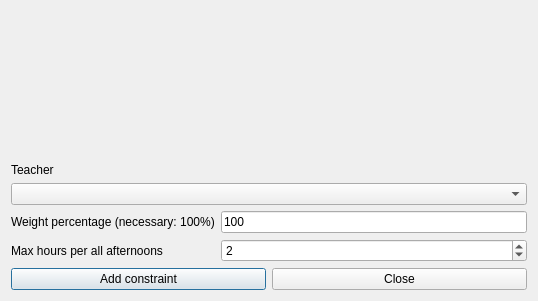
<?xml version="1.0" encoding="UTF-8"?>
<ui version="4.0">
 <class>AddConstraintTeacherMaxHoursPerAllAfternoonsForm_template</class>
 <widget class="QDialog" name="AddConstraintTeacherMaxHoursPerAllAfternoonsForm_template">
  <property name="geometry">
   <rect>
    <x>0</x>
    <y>0</y>
    <width>538</width>
    <height>301</height>
   </rect>
  </property>
  <property name="windowTitle">
   <string extracomment="This is the title of the dialog to add a new constraint of this type">Add teacher max hours per all afternoons</string>
  </property>
  <layout class="QGridLayout" name="gridLayout">
   <item row="4" column="0">
    <widget class="QLabel" name="maxHoursTextLabel">
     <property name="frameShape">
      <enum>QFrame::NoFrame</enum>
     </property>
     <property name="frameShadow">
      <enum>QFrame::Plain</enum>
     </property>
     <property name="text">
      <string>Max hours per all afternoons</string>
     </property>
     <property name="wordWrap">
      <bool>false</bool>
     </property>
    </widget>
   </item>
   <item row="5" column="0" colspan="3">
    <layout class="QHBoxLayout" name="horizontalLayout">
     <item>
      <widget class="QPushButton" name="addConstraintPushButton">
       <property name="text">
        <string>Add constraint</string>
       </property>
      </widget>
     </item>
     <item>
      <widget class="QPushButton" name="closePushButton">
       <property name="text">
        <string>Close</string>
       </property>
      </widget>
     </item>
    </layout>
   </item>
   <item row="0" column="0" colspan="3">
    <spacer name="verticalSpacer">
     <property name="orientation">
      <enum>Qt::Vertical</enum>
     </property>
     <property name="sizeHint" stdset="0">
      <size>
       <width>20</width>
       <height>43</height>
      </size>
     </property>
    </spacer>
   </item>
   <item row="1" column="0" colspan="3">
    <widget class="QLabel" name="teacherTextLabel">
     <property name="frameShape">
      <enum>QFrame::NoFrame</enum>
     </property>
     <property name="frameShadow">
      <enum>QFrame::Plain</enum>
     </property>
     <property name="text">
      <string>Teacher</string>
     </property>
     <property name="wordWrap">
      <bool>false</bool>
     </property>
    </widget>
   </item>
   <item row="2" column="0" colspan="3">
    <widget class="QComboBox" name="teachersComboBox">
     <property name="editable">
      <bool>false</bool>
     </property>
     <property name="insertPolicy">
      <enum>QComboBox::NoInsert</enum>
     </property>
     <property name="duplicatesEnabled">
      <bool>false</bool>
     </property>
    </widget>
   </item>
   <item row="3" column="2">
    <widget class="QLineEdit" name="weightLineEdit">
     <property name="text">
      <string notr="true">100</string>
     </property>
    </widget>
   </item>
   <item row="3" column="0" colspan="2">
    <widget class="QLabel" name="weightTextLabel">
     <property name="frameShape">
      <enum>QFrame::NoFrame</enum>
     </property>
     <property name="frameShadow">
      <enum>QFrame::Plain</enum>
     </property>
     <property name="text">
      <string>Weight percentage (necessary: 100%)</string>
     </property>
     <property name="wordWrap">
      <bool>false</bool>
     </property>
    </widget>
   </item>
   <item row="4" column="2">
    <widget class="QSpinBox" name="maxHoursSpinBox">
     <property name="value">
      <number>2</number>
     </property>
    </widget>
   </item>
  </layout>
 </widget>
 <layoutdefault spacing="6" margin="11"/>
 <resources/>
 <connections/>
</ui>
